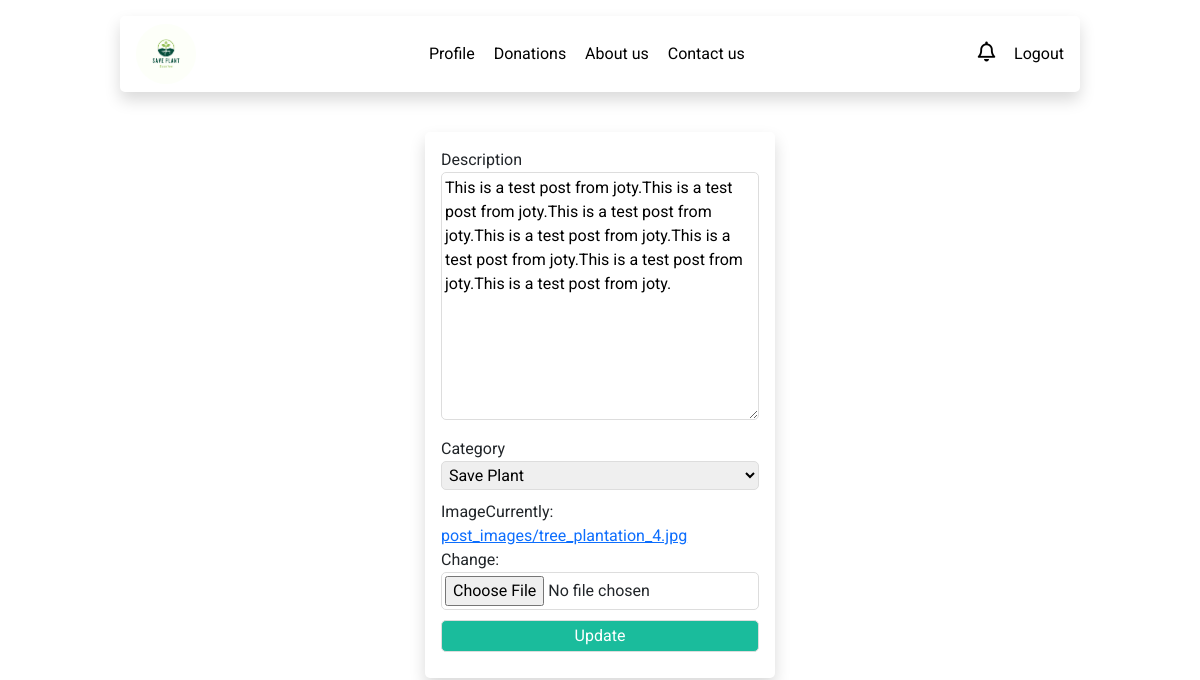
/update-post/2 (signed in), run on the app's committed database.
### my_app/models.py (models this page shows, shortened)
class Post(models.Model):
    description = models.TextField(default='', blank=True)
    image = models.ImageField(default='tree_plantation_1.jpg', upload_to='post_images')
    category = models.ForeignKey(Category, null=True, on_delete=models.SET_NULL)
    created_at = models.DateField(auto_now_add=True)
    is_active = models.BooleanField(default=True)
    uploader = models.ForeignKey(User, on_delete=models.CASCADE, related_name='uploader')

### my_app/views.py (the view, shortened to what this page needs)
# urls.py: path('update-post/<int:post_id>', views.update_post, name='update_post'),
@login_required(login_url='login')
def update_post(request, post_id):
    post = Post.objects.get(id=post_id, uploader=request.user)
    form = PostForm(instance=post)
    return render(request, 'my_app/update_post.html', {'post_id': post.id, 'form': form})

### my_app/forms.py
class PostForm(forms.ModelForm):
    class Meta:
        model = Post
        fields = ['description', 'category', 'image']
        widgets = {
            'category': forms.Select(),
            'uploader': forms.Select(),
            'description': forms.Textarea(),
        }

### my_app/models.py (called while the page is built)
    def __str__(self):
        return self.category_name

### my_app/templatetags/number_of_notifications.py (called while the page is built)
@register.filter
def total_notifications(user_id):
    receiver = User.objects.get(id=user_id)
    notifications = UserNotification.objects.filter(receiver=receiver, is_active=True)
    return len(notifications)

### my_app/templates/my_app/update_post.html
{% extends 'my_app/base.html' %} {% load static %} {% block content %}
<div class="add-new-post-main__content mt-3 d-flex justify-content-center">
  <form
    action="{% url 'update_post' post_id %}"
    method="post"
    class="add-new-post-form shadow mt-4 p-3"
    style="white-space: wrap; overflow: hidden; text-overflow: ellipsis"
    enctype="multipart/form-data"
  >
    {% csrf_token %} {% for field in form %}
    {{field.label}}{{field}}{{field.errors}}<br />
    {% endfor %}
    <input type="submit" value="Update" class="add-new-post-btn" />
  </form>
</div>
{%endblock content %}

### my_app/static/my_app/css/index.css (style rules this page uses)
* { margin: 0; padding: 0; box-sizing: border-box; }
body { font-family: "Roboto", sans-serif; }
.login-form, .signup-form, .add-new-post-form { width: 350px; border-radius: 5px; }
.login-form input, .signup-form input, .add-new-post-form input, .add-new-post-form textarea, .add-new-post-form select { border: 1px solid #ddd; border-radius: 5px; padding: 3px; width: 100%; margin-bottom: 10px; }
.login-form input::placeholder, .signup-form input::placeholder, .add-new-post-form input::placeholder, .add-new-post-form textarea::placeholder, .add-new-post-form select::placeholder { font-style: italic; opacity: 0.5; }
.login-btn, .signup-btn, .add-new-post-btn { background-color: #1abc9c; color: #fff; }

### data on the page
Post: form "This is a test post from joty.This is a test post from joty.This is a test post from joty.This is a test post from joty.This is a test post from joty.This is a test post from joty.This is a test post from joty." "Save Plant"

### other printed values
{{ field.label }} "Description" "Category" "Image"
